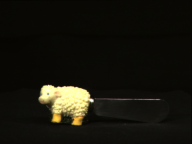
#> input picture min_merged_train/253/rotation/253_c.png, 192 x 144 px; its folder holds only this picture in this run
$ python visualWordsGen.py   (Python 2 division)   (older library calls are emulated)
#> lines starting #> are read from the running program, lines starting #| are printed output that depends on the picture
### utils.py
import numpy as np
import cv2
from matplotlib import pyplot as plt
import glob
import os
from itertools import groupby
import sys
from collections import OrderedDict
import random
import csv
from sklearn.metrics import precision_recall_curve
from sklearn.metrics import auc

# Read images/masks from a directory
train_width = 10 # the number of train images for each class
opposite_image_num = 10 # the number of opposite images for each class


# [35 lines left out: functions getImageListFromDir, getHistListFromDir, img_generator, not called in this run]


# calculate ORB descriptors
def orb_descriptor_generator(data, feature_point_quantity):
    """
    :param data: numpy array grayscale image for getting histo or local descriptors for an images
    :param feature_point_quantity: MAX feature point quantity
    :return: keypoint_list, descriptor_list
    """
    orb = []
    kp = []

    if cv2.__version__[0] == '3':
        orb = cv2.ORB_create(nfeatures=feature_point_quantity)
    else:
        orb = cv2.ORB(nfeatures=feature_point_quantity)

    # find the keypoints with ORB
    kp = orb.detect(data, None)

    # compute the descriptors with ORB
    kp, des = orb.compute(data, kp)
    return (kp, des)


# [34 lines left out: functions brief_descriptor_generator, SIFT_descriptor_generator, not called in this run]

# generator descriptors
def generator_descriptor(fileaddr, save_addr, nfeatures, desp_type):
    """
    :param fileaddr: string, images dir
    :param save_addr: string, where to save
    :param desp_type: 'orb'
    :return: None
    """
#> called with fileaddr = './min_merged_train/', save_addr = './dscpt_32bits_orb', nfeatures = 50, desp_type = 'orb'

    # create save directory
    if not os.path.isdir(save_addr):
        os.makedirs(save_addr)
        print 'create ' + save_addr
    if fileaddr[-1] != '/':
        fileaddr += '/'

    fileList = glob.glob(fileaddr + "*/*/*.png")
    for file in fileList:
        if '.png' in file:
            print file
            filename_des = file.split('/')[-1].split('.')[0]
            data = cv2.imread(file, 0)
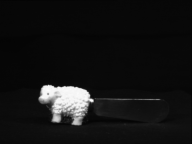
#> data: shape (144, 192); min 4, max 253, mean 20.2

            # choose descriptor algo
            if desp_type == "orb":
                kp, des = orb_descriptor_generator(data, nfeatures)
#> in orb_descriptor_generator, `kp = orb.detect(data, None)`: kp = 29 keypoints; strongest (x, y, size): (92, 100, 31), (91, 100, 37.2), (90, 97, 31), (89, 102, 37.2)

            elif desp_type == "brief":
                kp, des = brief_descriptor_generator(data, nfeatures)

            elif desp_type == "sift":
                kp, des = SIFT_descriptor_generator(data, nfeatures)
            else:
                print "Algo : " + desp_type + " is not supported"

#> (the run stopped early here; a loop or call above may not have finished)
